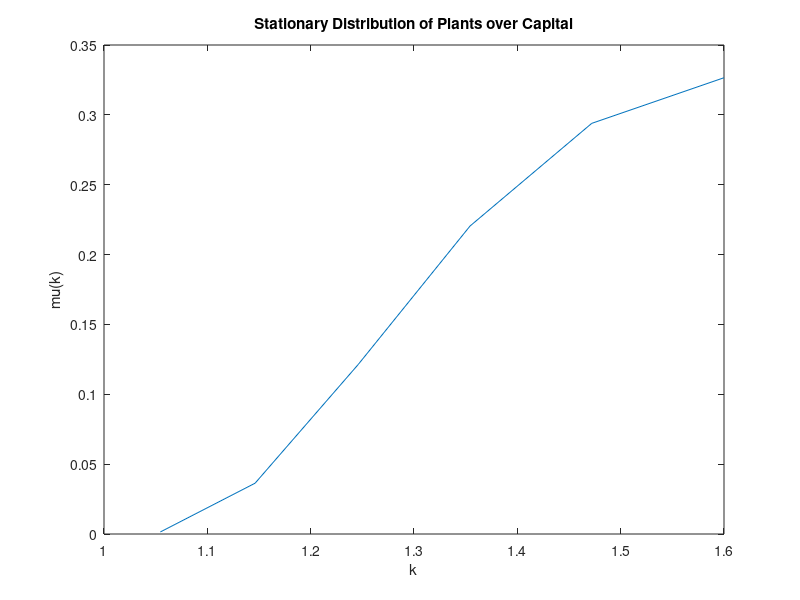

This figure's MATLAB source: (Note: this script raises an error after producing the figure.)
%%Q1
%(d)

%(i)

delta = 0.08; kStar = 1.6;
alpha = [0.10, 0.25, 0.45, 0.70, 0.96, 1.0];
theta = zeros(1, length(alpha));
den = 1+ sum(cumprod(ones(1, length(alpha)) - alpha));
theta(1) = 1/den;

% Solve for the stationary distribution by formula
for j = 2:length(alpha)
    theta(j) = theta(j-1)*(1-alpha(j-1));

end

%(ii)
% Compute the number of adjustors and aggregate I
NumOfAdj = theta*alpha';

IVector = kStar* (ones(1, length(alpha)) - (1-delta).^(1:length(alpha)));
aggInv = sum(theta.*alpha.*IVector);
s = sprintf( 'No. of Adjustors: %.4f, Aggregate Investment: %.4f', ...
      NumOfAdj, aggInv);

disp(s)

%(iii)

kVector = kStar*(1-delta).^(0:length(alpha)-1);
plot(kVector, theta)
title('Stationary Distribution of Plants over Capital')
xlabel('k') 
ylabel('mu(k)')

%%
%%Q3

f = @(x) 20 + x.^2 - 8*x -log(x);

a = 0; b = 10;
% See the golden search section function below
[xStar, fxStar] = goldenSearch(a, b, f, true);

%%
%%Q4
%(a)

display = true;

q = 1;
% See the function Step 1 below
[v, G] = Step1(q, display);


%%
%(b)
% See the function Step 2 below
[mu, Gd] = Step2(G, display);

%%
%(c)
% See the function Step 3 below
B = Step3(mu, Gd, display);

%%
%(d)

display = false;
beta = 0.99322;
iter = 0;
qL = beta + 1e-4; qH = 1.02; tol3 = 1e-5;
distance3 = tol3*10; 
% Compute the excess demands for the initial bounds
[vL, GL] = Step1(qL, display);
[muL, GdL] = Step2(GL, display);
BL = Step3(muL, GdL, display);


[vH, GH] = Step1(qH, display);
[muH, GdH] = Step2(GH, display);
BH = Step3(muH, GdH, display);

BM = tol3*10; 

while(distance3>tol3 && abs(BM)>tol3)
    % Compute the excess demand for the median q
    % Perform bisection search
    qM = (qL+qH)/2;
    [vM, GM] = Step1(qM, display);
    [muM, GdM] = Step2(GM, display);
    BM = Step3(muM, GdM, display);

    if BL*BM < 0
       qH = qM;
    else
       qL = qM;
    end

    distance3 = qH - qL;

    iter = iter + 1;
    s = sprintf( 'Iteration %i: q = %.6f, B = %.6f', ...
          iter, qM, BM);
    disp(s)
end

q = (qH+qL)/2;
s = sprintf( 'equilibrium q = %.6f, annualized r = %.6f', ...
      q, 1/q-1);
disp(s)


%%
%(e)
Nbd = 1000; Nz = 2;
C = zeros(Nbd, Nz);
bL = -4.0; bH = 4.0; Nb1 = 100;
b1grid = logspace(log(bL - bL + 1)/log(10), log(bH - bL + 1)/log(10.0), Nb1)';
b1grid = b1grid + ones(size(b1grid))*(bL-1);
wgrid = [0.1, 1.0]; 

Nbd = 1000; mu = zeros(Nbd, Nz); 
bdgrid = linspace(b1grid(1), 4, Nbd);
% Compute the distribution of consumption
for iz = 1:Nz
    
    for ibd = 1:Nbd
        C(ibd, iz) = bdgrid(ibd) + wgrid(iz) - GdM(ibd, iz);

    end

end
% Compute the mean and std of consumption
CMean = sum(sum(C.*muM));
CVar = sum(sum(((C-CMean).^2).*muM));

s = sprintf( 'Mean(C) = %.4f, Std(C) = %.4f', ...
      CMean, sqrt(CVar));
disp(s)


%%
%%Golden Search Function
function [x, fx] = goldenSearch(a, b, f, display)



    iter = 0;
    tol = 10e-5; distance = 10*tol;
    r = (3- sqrt(5)) / 2;
    
    c = (1-r)*a + r*b;
    d = r*a + (1-r)*b;
    
    
    while(distance > tol)
        if(f(c)>=f(d))
            a = c;
            c = d;
            d = r*a + (1-r)*b;
    
        else
            b = d;
            d = c;
            c = (1-r)*a + r*b;
            
        end
        distance = b - a;

        if(display==true)
            s = sprintf( 'Iteration %i: [a, b, c, d] = [%.4f, %.4f, %.4f, %.4f], |b-a| = %.4f', ...
            iter, a, b, c, d, distance);
            disp(s)
        end

        iter = iter + 1;


    end
    
    x = (a+b) / 2;
    fx = f(x);
    if(display==true)
        s = sprintf( '(x^*, f(x^*)) = (%.4f, %.4f)', ...
        x, fx);
        disp(s)
    end
end




%%Piecewise Linear Interpolation Function
function [v] = interpolation(v0, bNext, bgrid)

    if(bNext <= bgrid(1))
        v = v0(1);
    elseif(bNext >= bgrid(end))
        v = v0(end);
    else
        condMet = bNext <= bgrid;
        j = find(condMet, 1, "first") - 1;
        w = (bgrid(j+1) - bNext) / (bgrid(j+1) - bgrid(j));
        v = w*v0(j) + (1 - w)*v0(j+1);
    end

end

%%Step 1
function [v, G] = Step1(q, display)


    
    Nz = 2;
    wgrid = [0.1, 1.0]; Pi = [0.5, 0.5; 0.075, 0.925];
    beta = 0.99322; sigma = 1.5;
    u = @(c) (c^(1-sigma) - 1) / (1 - sigma);
    
    bL = -4.0; bH = 4.0; Nb1 = 100;
    b1grid = logspace(log(bL - bL + 1)/log(10), log(bH - bL + 1)/log(10.0), Nb1)';
    b1grid = b1grid + ones(size(b1grid))*(bL-1); b1grid = b1grid';

    tol1 = 1e-4; distance1 = 10*tol1; eps = 1e-5; iter = 0;
    
    v = zeros(Nb1, Nz); Tv = v; G = v; v0 = v;
    
    
    while(distance1 > tol1)
        
    
        for iz = 1:Nz
            
            v0(:, iz) = Pi(iz, :)*(v(:, :)');
            for ib = 1:Nb1
                obj = @(bNext) - u(b1grid(ib) + wgrid(iz) - q*bNext) ...
                       - beta*interpolation(v0(:, iz), bNext, b1grid);
                bLowerBar = b1grid(1);
                bUpperBar = (b1grid(ib) + wgrid(iz))/q - eps;
                [G(ib, iz), Tv(ib, iz)] = goldenSearch(bLowerBar, bUpperBar,...
                    obj, false);
                Tv(ib, iz) = -Tv(ib, iz);
        
            end
    
    
        end
    
        distance1 = max(max(abs(Tv-v)));
        v = Tv;
        iter = iter + 1;
        if(mod(iter, 100) == 0 && display == true)
            s1 = sprintf( 'Iteration %i: ||Tv-v|| = %.5f', ...
                 iter, distance1);
            disp(s1)
    
            s2 = sprintf( '(bmin, bmax) =  (%.5f, %.5f)', ...
               min(min(G)), max(max(G)));
            disp(s2) 
        end
    
    
    end
    if(display == true)
        s3 = sprintf( 'q = %.4f', q);
        disp(s3)     
    end

end

%%Step2

function [mu, Gd] = Step2(G, display)
    
    Nz = 2;
    Pi = [0.5, 0.5; 0.075, 0.925];
    
    
    
    bL = -4.0; bH = 4.0; Nb1 = 100;
    b1grid = logspace(log(bL - bL + 1)/log(10), log(bH - bL + 1)/log(10.0), Nb1)';
    b1grid = b1grid + ones(size(b1grid))*(bL-1); b1grid = b1grid';


    Nbd = 1000; mu = zeros(Nbd, Nz); 
    bdgrid = linspace(b1grid(1), 4, Nbd);
    mu(1, 1) = 1; Gd = zeros(Nbd, Nz);
    
    tol2 = 1e-5; distance2 = 10*tol2; iter = 0;
    
    while(distance2 > tol2)
    
        Tmu = zeros(Nbd, Nz);
        for iz = 1:Nz
            for ib = 1:Nbd
                
                if(mu(ib, iz)>0)
                    if(Gd(ib, iz) ~= 0)
                        bNext = Gd(ib, iz);
                    else
                        Gd(ib, iz) = interpolation(G(:, iz), bdgrid(ib), b1grid);
                        bNext = Gd(ib, iz);
                    end
                    condMet = bNext < bdgrid;
                    j = find(condMet, 1, "first") - 1;
                    w = (bdgrid(j+1) - bNext) / (bdgrid(j+1) - bdgrid(j));
                end
                for lz = 1:2
                    Tmu(j, lz) = Tmu(j, lz) + w*Pi(iz, lz)*mu(ib, iz);
                    Tmu(j+1, lz) = Tmu(j+1, lz) + (1-w)*Pi(iz, lz)*mu(ib, iz);
                end
        
            end
        
        
        end
        
        distance2 = max(max(abs(Tmu-mu)));
        
        
        mu = Tmu;
        iter = iter + 1;
        if(mod(iter, 50) == 0 && display == true)
            s = sprintf( 'Iteration %i: ||Tmu-mu|| = %.5f', ...
                 iter, distance2);
            disp(s)
        end
    
    end



end

%%Step3

function [B] = Step3(mu, Gd, display)
    
    Nz = 2; Nbd = 1000;

    B = 0;
    for iz = 1:Nz
        for ib = 1:Nbd
            B = B + mu(ib, iz)*Gd(ib, iz);
    
        end
    end
    if(display)
        s = sprintf( 'Aggregate Bond Demand at q = 1: %.4f', ...
             B);
        disp(s)
    end
end
